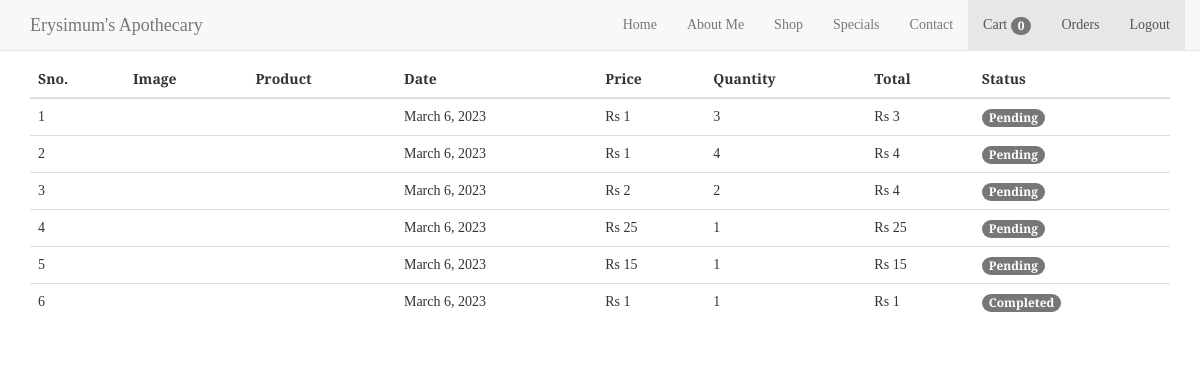
/shop/orders (signed in), run on an earlier commit of the app's database.
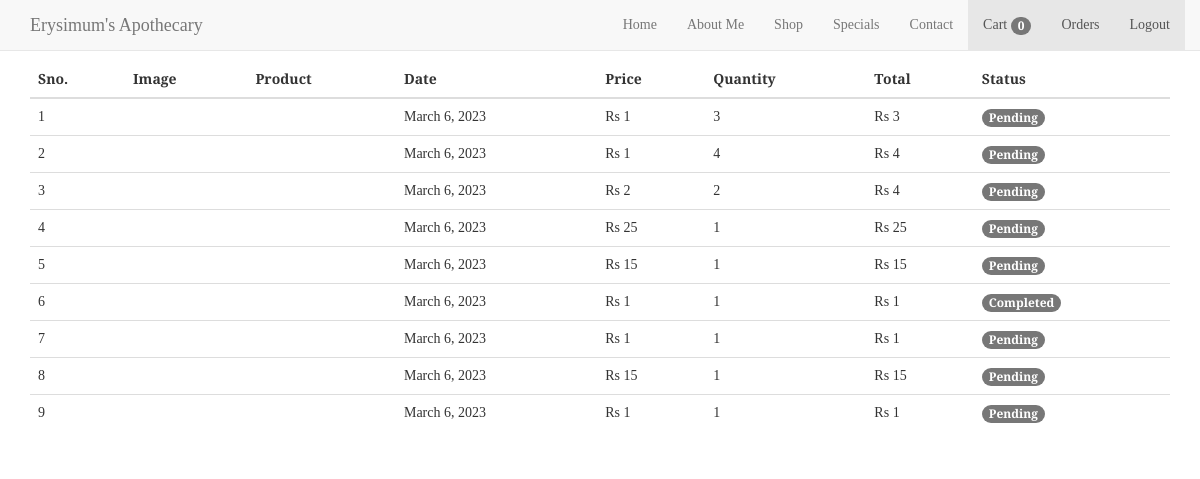
And on a later commit of the database.
### shop/models.py (models this page shows, shortened)
class Order(models.Model):
    product = models.ForeignKey(Product,
                                on_delete=models.CASCADE)
    customer = models.ForeignKey(Customer,
                                 on_delete=models.CASCADE)
    quantity = models.IntegerField(default=1)
    price = models.IntegerField()
    address = models.CharField(max_length=50, default='', blank=True)
    phone = models.CharField(max_length=50, default='', blank=True)
    date = models.DateField(default=datetime.datetime.today)
    status = models.BooleanField(default=False)
    tracking_number = models.TextField(default='', blank=True)
    @staticmethod
    def get_orders_by_customer(customer_id):
        return Order.objects.filter(customer=customer_id).order_by('-date')

### shop/templatetags/custom_filter.py (called while the page is built)
@register.filter(name='currency')
def currency(number):
    return "Rs "+str(number)

@register.filter(name='multiply')
def multiply(number , number1):
    return number * number1

### shop/views.py (called while the page is built)
	def get(self, request):
		customer = request.session.get('customer')
		orders = Order.get_orders_by_customer(customer)
		print(orders)
		return render(request, 'orders.html', {
                     'orders': orders,
                     'tempImageWorkAround': "/static/"
                     }
                     )

### shop/templates/orders.html (shortened to what this page needs)
{% extends "base_templates/base_shop.html" %}
{% block body %}
{% load cart %}
{% load custom_filter %}
<div class="container">
   <div class="border rounded p-4 m-4">
        <p class="display-4 pl-4 ml-4">Your Orders</p>
        <table class="table">
            <thead>
                <tr>
                    <th>Sno.</th>
                    <th>Image</th>
                    <th>Product</th>
                    <th>Date</th>
                    <th>Price</th>
                    <th>Quantity</th>
                    <th>Total</th>
                    <th>Status</th>
                </tr>
            </thead>
            <tbody>
                {% for order in orders %}
                <tr>
                    <td>{{forloop.counter}}</td>
                    <td><img style="height: 80px;" class="rounded-circle" src="{{tempImageWorkAround}}{{product.product_image}}" alt=""></td>
                    <td>{{order.product.name}}</td>
                    <td>{{order.date}}</td>
                    <td>{{order.price|currency}}</td>
                    <td>{{order.quantity}}</td>
                    <td>{{order.quantity|multiply:order.price|currency}}</td>
                    {% if order.status %}
                    <td><small class="badge badge-success">Completed</small></td>
                    {%else%}
                    <td><small class="badge badge-warning">Pending</small></td>
                    {% endif %}
                </tr>
                {% endfor %}
            </tbody>
        </table>
   </div>
</div>
{% endblock %}

What changed in the data, as far as the page shows it:
added Order: date "March 6, 2023", price "Rs 1", quantity "1", quantity|multiply "Rs 1", status "Pending"
added Order: date "March 6, 2023", price "Rs 15", quantity "1", quantity|multiply "Rs 15", status "Pending"
added Order: date "March 6, 2023", price "Rs 1", quantity "1", quantity|multiply "Rs 1", status "Pending"
